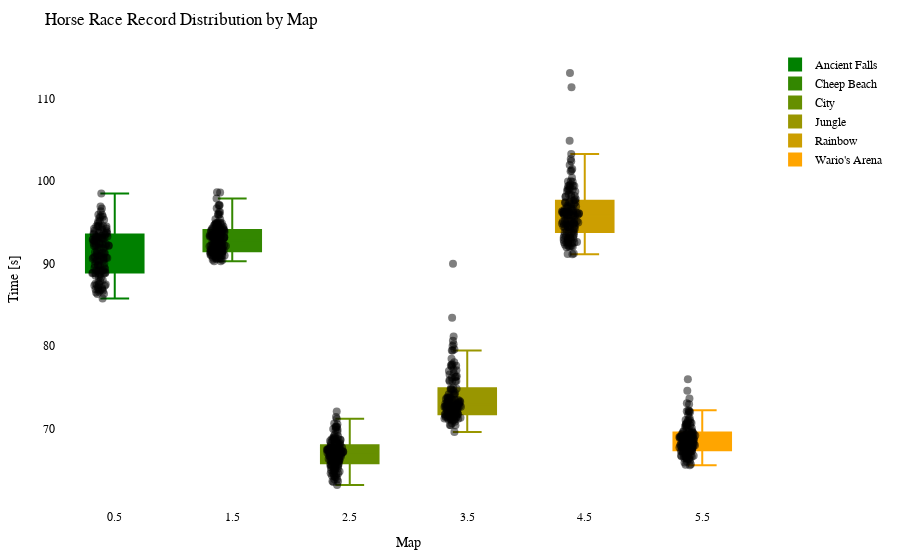

The cell this chart's notebook holds for it:
### Code cell
import plotly.graph_objects as go
import plotly.io as pio

df = getRecordsDataframe(minigame="Pferderennen")

# Calculate the offset for centering the data points
num_columns = len(df.columns)
offset = 0.5

# Create a Swarm plot using Plotly
fig = go.Figure()

cmap = LinearSegmentedColormap.from_list("green_orange", ["green", "orange"])
colors = [to_hex(cmap(i / (num_columns - 1))) for i in range(num_columns)]

for i, (column, color) in enumerate(zip(df.columns, colors)):
    x_values = [i + offset] * len(df[column])  # Adjust x-values with offset for horizontal centering
    fig.add_trace(go.Box(x=x_values,
                         y=df[column],
                         name=column,
                         boxpoints='all',
                         pointpos=-0.5,  # Adjust point position to prevent overlapping
                         marker=dict(color='rgba(0,0,0,0.5)', size=8),  # Adjust marker color and size
                         line=dict(color=color),
                         fillcolor=color,
                         hovertext=df_to_html.index,
                         hoverinfo='name+text+y',
                         showlegend=True))

fig.update_layout(title="Horse Race Record Distribution by Map",
                  xaxis=dict(title="Map"),
                  yaxis=dict(title="Time [s]"),
                  showlegend=True,
                  font=dict(family="Arial", size=12, color="black"),  # Customize font
                  plot_bgcolor="white",  # Set background color
                  margin=dict(l=50, r=50, t=50, b=50),  # Adjust margins for better layout
                  )

pio.show(fig)

pio.write_html(fig, "out/pferd_swarm_plot.html")

### Figure 1 — Plotly figure (JSON) as saved in the notebook; plotly's stock layout.template omitted (floating-point values rounded to 4 significant figures; data arrays with more than 128 entries replaced by an {"elided": "..."} marker saying what was removed)
{"data": [{"boxpoints": "all", "fillcolor": "#008000", "hoverinfo": "name+text+y", "hovertext": {"elided": "146 str values"}, "line": {"color": "#008000"}, "marker": {"color": "rgba(0,0,0,0.5)", "size": 8}, "name": "Ancient Falls", "pointpos": -0.5, "showlegend": true, "type": "box", "x": {"elided": "146 float values"}, "y": {"elided": "146 float values"}}, {"boxpoints": "all", "fillcolor": "#338700", "hoverinfo": "name+text+y", "hovertext": {"elided": "146 str values"}, "line": {"color": "#338700"}, "marker": {"color": "rgba(0,0,0,0.5)", "size": 8}, "name": "Cheep Beach", "pointpos": -0.5, "showlegend": true, "type": "box", "x": {"elided": "146 float values"}, "y": {"elided": "146 float values"}}, {"boxpoints": "all", "fillcolor": "#668f00", "hoverinfo": "name+text+y", "hovertext": {"elided": "146 str values"}, "line": {"color": "#668f00"}, "marker": {"color": "rgba(0,0,0,0.5)", "size": 8}, "name": "City", "pointpos": -0.5, "showlegend": true, "type": "box", "x": {"elided": "146 float values"}, "y": {"elided": "146 float values"}}, {"boxpoints": "all", "fillcolor": "#999600", "hoverinfo": "name+text+y", "hovertext": {"elided": "146 str values"}, "line": {"color": "#999600"}, "marker": {"color": "rgba(0,0,0,0.5)", "size": 8}, "name": "Jungle", "pointpos": -0.5, "showlegend": true, "type": "box", "x": {"elided": "146 float values"}, "y": {"elided": "146 float values"}}, {"boxpoints": "all", "fillcolor": "#cc9e00", "hoverinfo": "name+text+y", "hovertext": {"elided": "146 str values"}, "line": {"color": "#cc9e00"}, "marker": {"color": "rgba(0,0,0,0.5)", "size": 8}, "name": "Rainbow", "pointpos": -0.5, "showlegend": true, "type": "box", "x": {"elided": "146 float values"}, "y": {"elided": "146 float values"}}, {"boxpoints": "all", "fillcolor": "#ffa500", "hoverinfo": "name+text+y", "hovertext": {"elided": "146 str values"}, "line": {"color": "#ffa500"}, "marker": {"color": "rgba(0,0,0,0.5)", "size": 8}, "name": "Wario's Arena", "pointpos": -0.5, "showlegend": true, "type": "box", "x": {"elided": "146 float values"}, "y": {"elided": "146 float values"}}], "layout": {"font": {"color": "black", "family": "Arial", "size": 12}, "margin": {"b": 50, "l": 50, "r": 50, "t": 50}, "plot_bgcolor": "white", "showlegend": true, "title": {"text": "Horse Race Record Distribution by Map"}, "xaxis": {"title": {"text": "Map"}}, "yaxis": {"title": {"text": "Time [s]"}}}}
